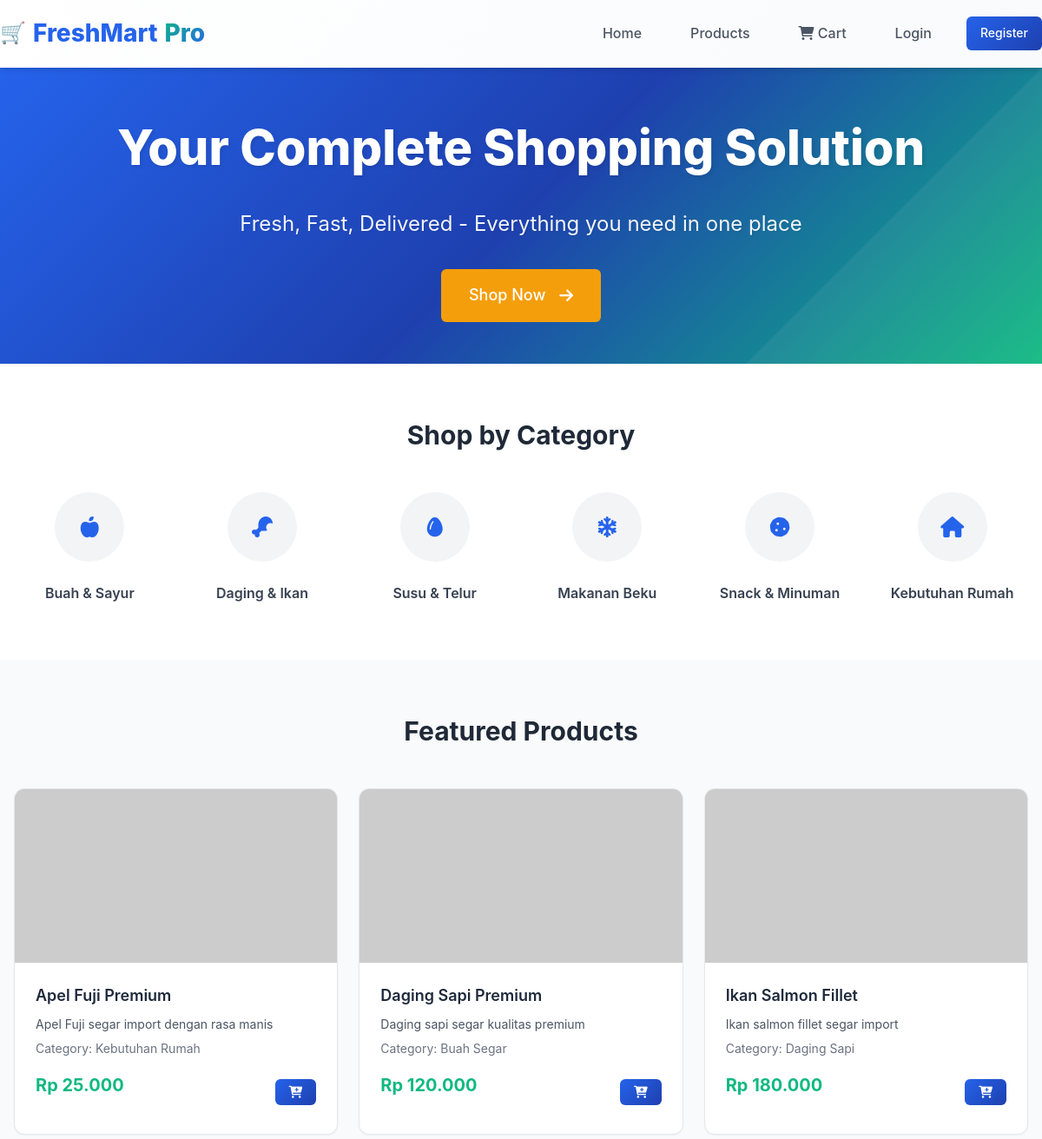
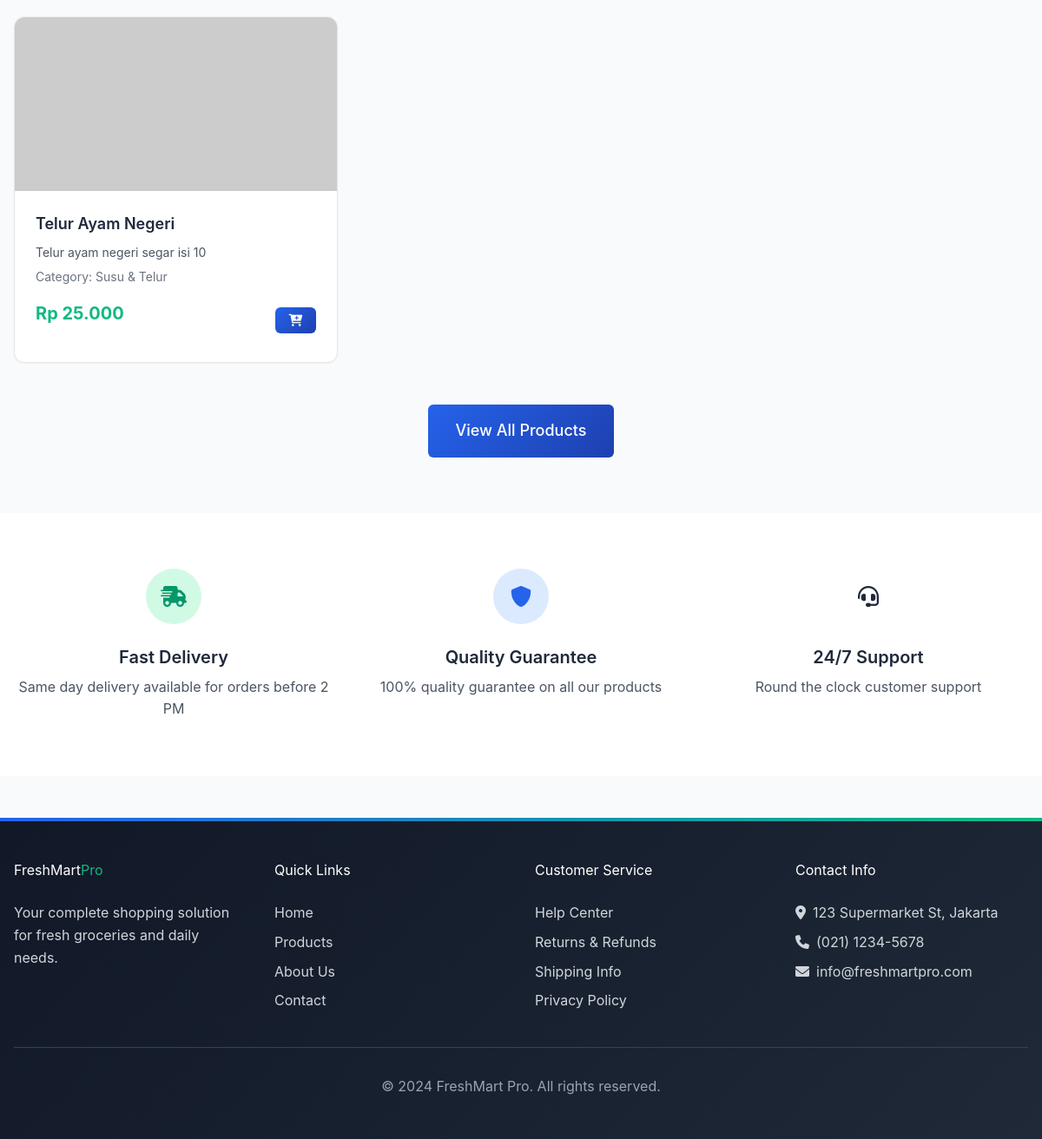
The page / on the database its author committed (2 pictures, top to bottom).
### tables this page shows
CREATE TABLE `categories` (
  `id` int(11) NOT NULL,
  `nama_kategori` varchar(100) NOT NULL,
  `slug` varchar(120) NOT NULL,
  `deskripsi` text DEFAULT NULL,
  `icon` varchar(100) DEFAULT NULL,
  `banner_image` varchar(255) DEFAULT NULL,
  `parent_id` int(11) DEFAULT NULL,
  `sort_order` int(11) DEFAULT 0,
  `is_active` tinyint(1) DEFAULT 1,
  `created_at` timestamp NOT NULL DEFAULT current_timestamp(),
  `updated_at` timestamp NOT NULL DEFAULT current_timestamp() ON UPDATE current_timestamp()
);

CREATE TABLE `products` (
  `id` int(11) NOT NULL,
  `category_id` int(11) DEFAULT NULL,
  `supplier_id` int(11) DEFAULT NULL,
  `sku` varchar(50) NOT NULL,
  `barcode` varchar(50) DEFAULT NULL,
  `nama_produk` varchar(255) NOT NULL,
  `slug` varchar(300) NOT NULL,
  `deskripsi_pendek` varchar(255) DEFAULT NULL,
  `deskripsi_lengkap` text DEFAULT NULL,
  `harga_beli` decimal(12,2) NOT NULL,
  `harga_jual` decimal(12,2) NOT NULL,
  `stok` int(11) DEFAULT 0,
  `minimum_stok` int(11) DEFAULT 5,
  `satuan` varchar(20) DEFAULT 'pcs',
  `berat` decimal(8,2) DEFAULT 0.00,
  `is_featured` tinyint(1) DEFAULT 0,
  `is_available_online` tinyint(1) DEFAULT 1,
  `foto_utama` varchar(255) DEFAULT NULL,
  `status` enum('active','inactive','discontinued') DEFAULT 'active',
  `views` int(11) DEFAULT 0,
  `sales_count` int(11) DEFAULT 0,
  `rating_average` decimal(2,1) DEFAULT 0.0,
  `created_at` timestamp NOT NULL DEFAULT current_timestamp(),
  `updated_at` timestamp NOT NULL DEFAULT current_timestamp() ON UPDATE current_timestamp(),
  `deleted_at` timestamp NULL DEFAULT NULL
);

### includes/functions.php (called while the page is built, shortened)
<?php
function isLoggedIn() {
    return isset($_SESSION['user_id']);
}
function formatRupiah($number) {
    return 'Rp ' . number_format($number, 0, ',', '.');
}
?>

### index.php (the view, shortened to what this page needs)
<?php
require_once 'includes/functions.php';
$db = new Database();
$connection = $db->getConnection();
$featured_products = [];
$categories = [];
try {
    $featured_query = "SELECT p.*, c.nama_kategori
                      FROM products p
                      LEFT JOIN categories c ON p.category_id = c.id
                      WHERE p.is_featured = 1 AND p.status = 'active'
                      LIMIT 8";
    $featured_stmt = $connection->prepare($featured_query);
    $featured_stmt->execute();
    $featured_products = $featured_stmt->fetchAll(PDO::FETCH_ASSOC);
    $categories_query = "SELECT * FROM categories WHERE is_active = 1 AND parent_id IS NULL LIMIT 6";
    $categories_stmt = $connection->prepare($categories_query);
    $categories_stmt->execute();
    $categories = $categories_stmt->fetchAll(PDO::FETCH_ASSOC);
} catch (PDOException $e) {
    error_log("Database error in index.php: " . $e->getMessage());
}
?>
<!DOCTYPE html>
<html lang="id">
<head>
    <link href="https://cdnjs.cloudflare.com/ajax/libs/font-awesome/6.0.0/css/all.min.css" rel="stylesheet">
    <link href="https://cdnjs.cloudflare.com/ajax/libs/tailwindcss/2.2.19/tailwind.min.css" rel="stylesheet">
    <link href="assets/css/style.css" rel="stylesheet">
</head>
<body class="bg-gray-50">
    <nav class="navbar">
        <div class="container navbar-container">
            <a href="index.php" class="logo">
                FreshMart<span>Pro</span>
            </a>
            <ul class="nav-links">
                <li><a href="index.php" class="nav-link">Home</a></li>
                <li><a href="products.php" class="nav-link">Products</a></li>
                <li>
                    <a href="cart.php" class="nav-link">
                        <i class="fas fa-shopping-cart"></i>
                        Cart
                    </a>
                </li>
                <?php if(isLoggedIn()): ?>
                    <?php if(isAdmin()): ?>
                        <li><a href="admin/dashboard.php" class="nav-link">Admin</a></li>
                    <?php elseif(isKasir()): ?>
                        <li><a href="pos/index.php" class="nav-link">POS</a></li>
                    <?php else: ?>
                        <li><a href="customer/dashboard.php" class="nav-link">My Account</a></li>
                    <?php endif; ?>
                    <li><a href="auth/logout.php" class="nav-link">Logout</a></li>
                <?php else: ?>
                    <li><a href="auth/login.php" class="nav-link">Login</a></li>
                    <li><a href="auth/register.php" class="btn btn-primary btn-sm">Register</a></li>
                <?php endif; ?>
            </ul>
        </div>
    </nav>
    <section class="hero">
        <div class="container">
            <h1 class="hero-title">Your Complete Shopping Solution</h1>
            <p class="hero-subtitle">Fresh, Fast, Delivered - Everything you need in one place</p>
            <a href="products.php" class="btn btn-lg" style="background-color: var(--color-accent); color: white;">
                Shop Now <i class="fas fa-arrow-right ml-2"></i>
            </a>
        </div>
    </section>
    <section class="py-16 bg-white">
        <div class="container">
            <h2 class="text-3xl font-bold text-center mb-12 text-gray-800">Shop by Category</h2>
            <div class="grid grid-cols-2 md:grid-cols-3 lg:grid-cols-6 gap-6">
                <?php foreach($categories as $category): ?>
                <div class="text-center group cursor-pointer" onclick="window.location.href='products.php?category=<?php echo $category['id']; ?>'">
                    <div class="bg-gray-100 rounded-full w-20 h-20 mx-auto flex items-center justify-center group-hover:bg-blue-100 transition duration-300">
                        <i class="fas fa-<?php echo $category['icon'] ?: 'shopping-basket'; ?> text-blue-600 text-2xl"></i>
                    </div>
                    <h3 class="mt-4 font-semibold text-gray-700 group-hover:text-blue-600"><?php echo $category['nama_kategori']; ?></h3>
                </div>
                <?php endforeach; ?>
            </div>
        </div>
    </section>
    <section class="py-16 bg-gray-50">
        <div class="container">
            <h2 class="text-3xl font-bold text-center mb-12 text-gray-800">Featured Products</h2>
            <?php if(empty($featured_products)): ?>
                <div class="text-center py-8">
                    <i class="fas fa-box-open text-6xl text-gray-300 mb-4"></i>
                    <p class="text-gray-500 text-lg">No featured products available</p>
                </div>
            <?php else: ?>
                <div class="products-grid">
                    <?php foreach($featured_products as $product): ?>
                    <div class="product-card">
                        <img src="uploads/<?php echo $product['foto_utama'] ?: 'default-product.jpg'; ?>"
                             alt="<?php echo $product['nama_produk']; ?>"
                             class="product-image"
                             onerror="this.src='https://via.placeholder.com/300x200?text=No+Image'">
                        <div class="product-info">
                            <h3 class="product-name"><?php echo $product['nama_produk']; ?></h3>
                            <p class="text-gray-600 text-sm mb-2"><?php echo $product['deskripsi_pendek']; ?></p>
                            <p class="text-gray-500 text-sm mb-3">Category: <?php echo $product['nama_kategori']; ?></p>
                            <div class="product-actions">
                                <span class="product-price"><?php echo formatRupiah($product['harga_jual']); ?></span>
                                <button class="btn btn-primary btn-sm add-to-cart"
                                        data-product-id="<?php echo $product['id']; ?>"
                                        data-product-name="<?php echo $product['nama_produk']; ?>"
                                        data-product-price="<?php echo $product['harga_jual']; ?>">
                                    <i class="fas fa-cart-plus"></i>
                                </button>
                            </div>
                        </div>
                    </div>
                    <?php endforeach; ?>
                </div>
                <div class="text-center mt-12">
                    <a href="products.php" class="btn btn-primary btn-lg">
                        View All Products
                    </a>
                </div>
            <?php endif; ?>
        </div>
    </section>
    <section class="py-16 bg-white">
        <div class="container">
            <div class="grid grid-cols-1 md:grid-cols-3 gap-8">
                <div class="text-center">
                    <div class="bg-green-100 rounded-full w-16 h-16 mx-auto flex items-center justify-center mb-4">
                        <i class="fas fa-shipping-fast text-green-600 text-2xl"></i>
                    </div>
                    <h3 class="text-xl font-semibold mb-2">Fast Delivery</h3>
                    <p class="text-gray-600">Same day delivery available for orders before 2 PM</p>
                </div>
                <div class="text-center">
                    <div class="bg-blue-100 rounded-full w-16 h-16 mx-auto flex items-center justify-center mb-4">
                        <i class="fas fa-shield-alt text-blue-600 text-2xl"></i>
                    </div>
                    <h3 class="text-xl font-semibold mb-2">Quality Guarantee</h3>
                    <p class="text-gray-600">100% quality guarantee on all our products</p>
                </div>
                <div class="text-center">
                    <div class="bg-orange-100 rounded-full w-16 h-16 mx-auto flex items-center justify-center mb-4">
                        <i class="fas fa-headset text-orange-600 text-2xl"></i>
                    </div>
                    <h3 class="text-xl font-semibold mb-2">24/7 Support</h3>
                    <p class="text-gray-600">Round the clock customer support</p>
                </div>
            </div>
        </div>
    </section>
    <footer class="footer">
        <div class="container">
            <div class="footer-grid">
                <div class="footer-section">
                    <h3>FreshMart<span style="color: var(--color-secondary);">Pro</span></h3>
                    <p class="text-gray-300 mt-4">Your complete shopping solution for fresh groceries and daily needs.</p>
                </div>
                <div class="footer-section">
                    <h4>Quick Links</h4>
                    <ul class="footer-links">
                        <li><a href="index.php">Home</a></li>
                        <li><a href="products.php">Products</a></li>
                        <li><a href="about.php">About Us</a></li>
                        <li><a href="contact.php">Contact</a></li>
                    </ul>
                </div>
                <div class="footer-section">
                    <h4>Customer Service</h4>
                    <ul class="footer-links">
                        <li><a href="#">Help Center</a></li>
                        <li><a href="#">Returns & Refunds</a></li>
                        <li><a href="#">Shipping Info</a></li>
                        <li><a href="#">Privacy Policy</a></li>
                    </ul>
                </div>
                <div class="footer-section">
                    <h4>Contact Info</h4>
                    <div class="text-gray-300 space-y-2">
                        <p><i class="fas fa-map-marker-alt mr-2"></i>123 Supermarket St, Jakarta</p>
                        <p><i class="fas fa-phone mr-2"></i>(021) 1234-5678</p>
                        <p><i class="fas fa-envelope mr-2"></i>info@freshmartpro.com</p>
                    </div>
                </div>
            </div>
            <div class="footer-bottom">
                <p>&copy; 2024 FreshMart Pro. All rights reserved.</p>
            </div>
        </div>
    </footer>
</body>
</html>

### rows shown on the page
categories: nama_kategori "Buah & Sayur"
categories: nama_kategori "Daging & Ikan"
categories: nama_kategori "Susu & Telur"
categories: nama_kategori "Makanan Beku"
categories: nama_kategori "Snack & Minuman"
categories: nama_kategori "Kebutuhan Rumah"
products: nama_produk "Apel Fuji Premium", deskripsi_pendek "Apel Fuji segar import dengan rasa manis", category.nama_kategori "Kebutuhan Rumah", harga_jual "Rp 25.000"
products: nama_produk "Daging Sapi Premium", deskripsi_pendek "Daging sapi segar kualitas premium", category.nama_kategori "Buah Segar", harga_jual "Rp 120.000"
products: nama_produk "Ikan Salmon Fillet", deskripsi_pendek "Ikan salmon fillet segar import", category.nama_kategori "Daging Sapi", harga_jual "Rp 180.000"
products: nama_produk "Telur Ayam Negeri", deskripsi_pendek "Telur ayam negeri segar isi 10", category.nama_kategori "Susu & Telur", harga_jual "Rp 25.000"
